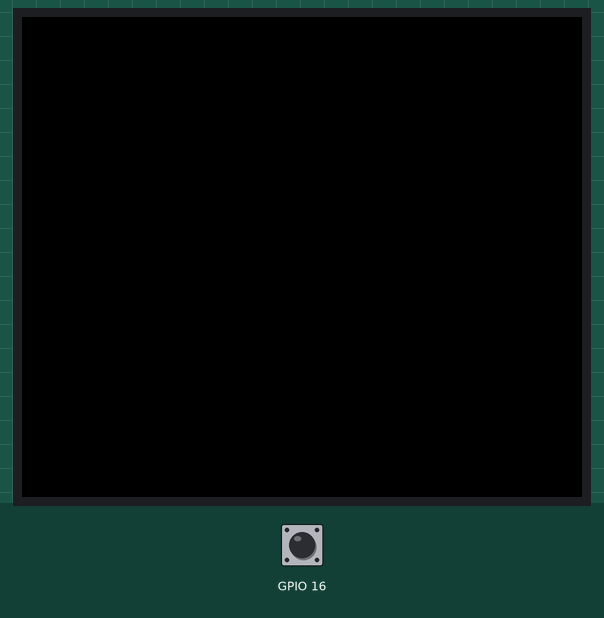
Recording of a program running on a simulated Raspberry Pi (BCM pin numbers). Parts: 280×240 colour display. The test bench sets the inputs (shaded band); at power-on: GPIO 16 LOW. What the program prints to the terminal is not drawn.

Above: at 1.2 s.
1.3 s: GPIO 16 pulled HIGH for 0.15 s
At 1.7 s:
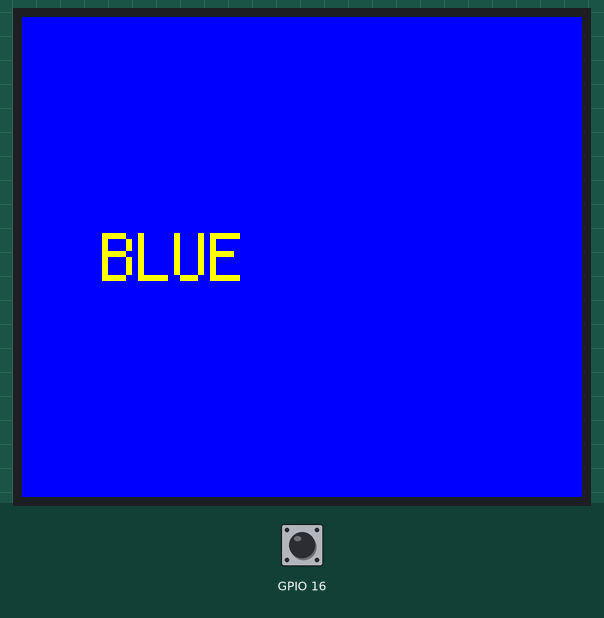
2.9 s: GPIO 16 pulled HIGH for 1 s
At 4.1 s:
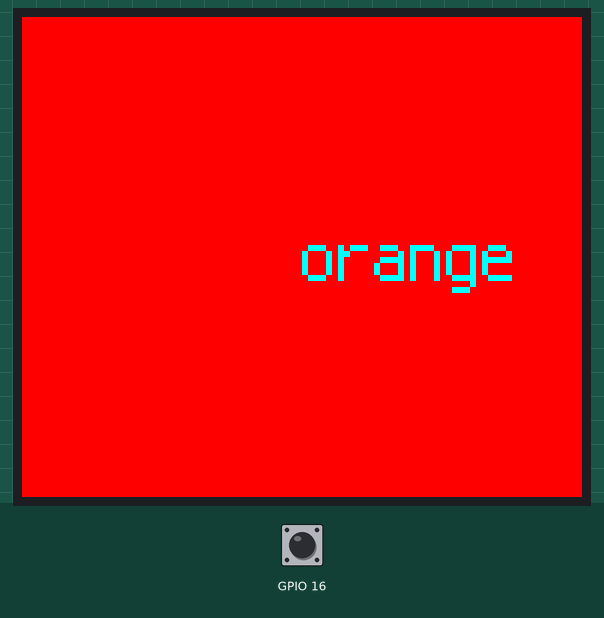
5.4 s: GPIO 16 pulled HIGH for 3.2 s
At 6.0 s:
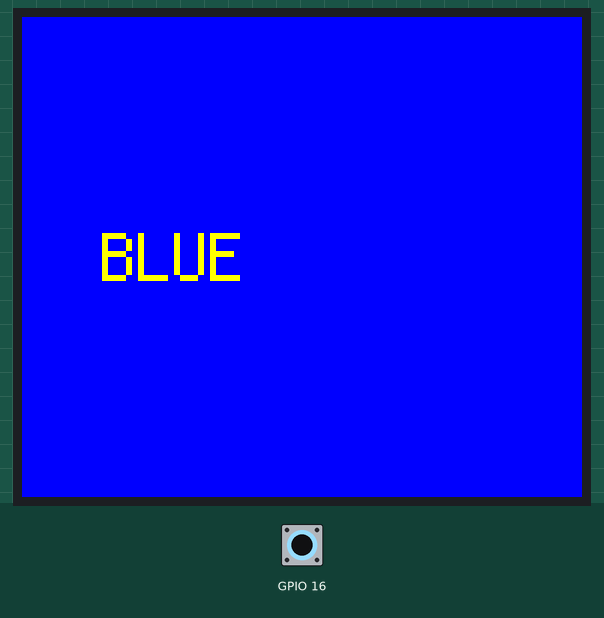
Timing chart, 0 to 8.4 s (numbered marks = the images above; inputs shaded):
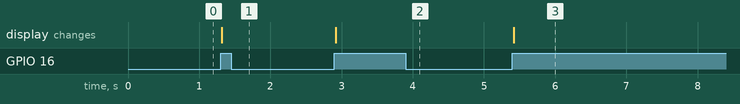

Measured:
- after the input at 1.3 s, the display: changes at once (image 1)
- after the input at 2.9 s, the display: changes at once (image 2)
- after the input at 5.4 s, the display: changes at once (image 3)

The program:

blinky.py
```python
import board
import terminalio
import displayio
import RPi.GPIO as GPIO
from adafruit_display_text import label
from adafruit_st7789 import ST7789

def drawColor(rgb, splash):
    color_bitmap = displayio.Bitmap(280, 240, 1)
    color_palette = displayio.Palette(1)
    color_palette[0] = rgb

    bg_sprite = displayio.TileGrid(color_bitmap, pixel_shader=color_palette, x=0, y=0)
    splash.append(bg_sprite)

def drawText(string, splash, x, color):
    text_group = displayio.Group(scale=3, x=x, y=120)
    text_area = label.Label(terminalio.FONT, text=string, color=color)
    text_group.append(text_area)  # Subgroup for text scaling
    splash.append(text_group)

def drawBlinky(splash):
    drawColor(0x0a0612, splash)

    # Draw a label
    text_group = displayio.Group(scale=2, x=0, y=0)
    text = """           .'|_.-
         .'  '  /_
      .-"    -.   '>
   .- -. -.    '. /    /|_
  .-.--.-.       ' >  /  /
 (o( o( o )       \\_."  <
  '-'-''-'            ) <
(       _.-'-.   ._\\.  _\\
 '----"/--.__.-) _-  \\|
       "V""    "V""
    """
    text_area = label.Label(terminalio.FONT, text=text, color=0xFFFF00)
    text_group.append(text_area)  # Subgroup for text scaling
    splash.append(text_group)

def initalizeDisplay():
    displayio.release_displays()

    spi = board.SPI()
    tft_cs = board.CE0
    tft_dc = board.D21

    display_bus = displayio.FourWire(
        spi, command=tft_dc, chip_select=tft_cs, reset=board.D14
    )

    return ST7789(display_bus, width=280, height=240, rowstart=20, rotation=90)

def button_callback(channel):
    global blink
    global display
    splash = displayio.Group()
    display.show(splash)

    if blink:
        blink=False
        # drawBlinky(splash)
        drawColor(0x0000FF, splash)
        drawText("BLUE", splash, 40,0xFFFF00)
    else:
        blink=True
        drawColor(0xFF0000, splash)
        drawText("orange", splash, 140, 0x00FFFF)

blink = bool(True)
display = initalizeDisplay()
GPIO.setwarnings(False)
GPIO.setmode(GPIO.BCM)
GPIO.setup(16, GPIO.IN, pull_up_down=GPIO.PUD_DOWN)
GPIO.add_event_detect(16,GPIO.RISING,callback=button_callback)

input("Press enter to quit\n\n") # Run until someone presses enter
GPIO.cleanup() # Clean up
```
